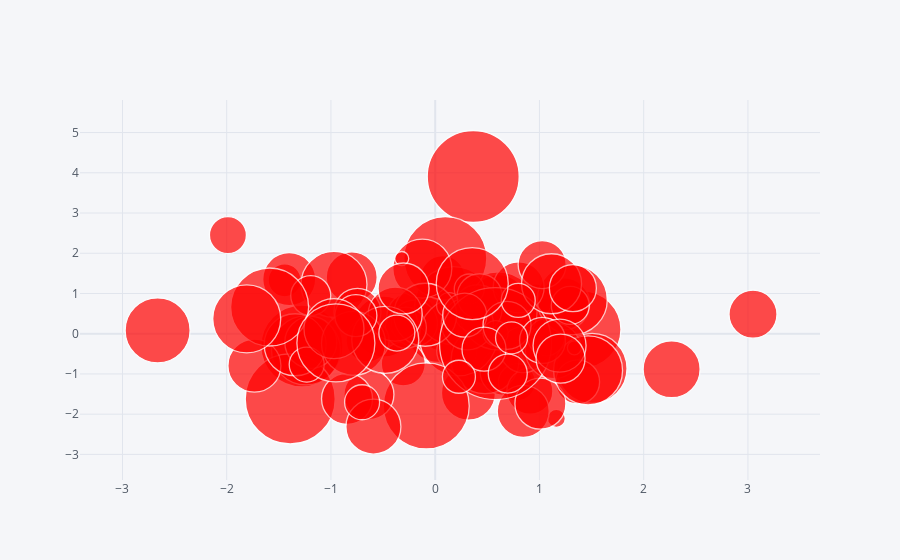

The notebook cell this image was saved under:
### Code cell
df.iplot(kind='bubble',x='A',y='B',size='C',colors='red')

### Figure 1 — Plotly figure (JSON) as saved in the notebook; plotly's stock layout.template omitted (floating-point values rounded to 4 significant figures)
{"data": [{"marker": {"color": ["red", "red", "red", "red", "red", "red", "red", "red", "red", "red", "red", "red", "red", "red", "red", "red", "red", "red", "red", "red", "red", "red", "red", "red", "red", "red", "red", "red", "red", "red", "red", "red", "red", "red", "red", "red", "red", "red", "red", "red", "red", "red", "red", "red", "red", "red", "red", "red", "red", "red", "red", "red", "red", "red", "red", "red", "red", "red", "red", "red", "red", "red", "red", "red", "red", "red", "red", "red", "red", "red", "red", "red", "red", "red", "red", "red", "red", "red", "red", "red", "red", "red", "red", "red", "red", "red", "red", "red", "red", "red", "red", "red", "red", "red", "red", "red", "red", "red", "red", "red"], "line": {"width": 1.3}, "size": [61, 82, 46, 59, 33, 49, 61, 69, 18, 44, 86, 53, 45, 46, 46, 78, 54, 47, 69, 42, 77, 12, 51, 40, 37, 29, 42, 90, 57, 66, 68, 52, 46, 52, 78, 78, 86, 53, 92, 83, 70, 41, 48, 46, 52, 47, 40, 49, 65, 56, 62, 78, 43, 70, 25, 52, 50, 44, 51, 25, 59, 30, 38, 68, 51, 37, 69, 51, 63, 54, 14, 37, 45, 57, 112, 44, 55, 48, 48, 35, 44, 60, 64, 46, 35, 39, 53, 67, 36, 34, 14, 42, 60, 33, 72, 78, 51, 32, 49, 47], "symbol": "circle"}, "mode": "markers", "text": "", "type": "scatter", "x": [-0.4949, -1.279, 0.07106, 1.062, -1.444, -0.2286, 1.003, 0.04485, 1.162, -0.3064, 0.5573, -1.4, 0.07214, -0.1993, 0.9636, 0.1777, 0.319, 0.6567, -1.239, 0.6738, 1.413, 0.8714, -0.8008, 0.2066, 0.7843, 0.3612, 0.4275, -1.391, 0.6063, -0.971, 0.4789, 1.234, 0.9082, 0.8446, 0.2213, 0.6041, -0.08588, -1.734, 0.3647, 0.09722, 1.505, -0.2811, 3.049, 0.8444, -1.193, -0.746, -1.194, 0.4062, -2.663, 1.134, -1.343, -1.588, -0.6484, 1.315, 0.1334, 0.3089, -0.6356, 1.366, -0.8457, 0.5793, -0.1236, 0.3266, 1.295, -1.808, 1.009, 1.064, 1.466, 0.8008, -0.0958, -0.3836, 1.335, -1.988, 0.4263, 2.268, 0.5787, 0.2831, -0.5928, 1.026, 0.6892, -1.233, 0.468, 1.116, -0.7839, 1.03, -0.7014, 0.696, 1.193, -0.4792, -0.368, 0.7967, -0.3211, -0.7608, -0.9711, 0.2276, 0.3553, -0.9527, -0.3035, 0.7325, 1.202, 1.321], "y": [0.1776, -0.3058, 0.1366, 0.01397, 1.327, 0.4245, 0.1399, 0.1365, -2.107, -0.7493, -0.2191, 1.355, 1.382, 0.2611, 0.6671, 0.6977, -1.477, -0.9467, -0.4162, 0.2312, 0.1053, -1.099, 1.401, -0.4347, -1.207, -0.03525, 0.1443, -1.62, 0.7627, 1.224, -0.6466, 0.7416, -1.429, -1.928, -0.07721, 0.5671, -1.796, -0.7942, 3.907, 1.876, -0.864, 0.1479, 0.4849, -0.3982, -0.2144, 0.5421, 0.947, 0.6079, 0.08237, -0.4207, -0.2752, 0.6632, -0.1673, 0.8427, 0.709, 0.2458, -1.514, -1.198, -1.618, 0.01229, 1.619, 1.111, 0.7018, 0.3702, -1.739, -0.08753, -0.9124, 1.153, 0.4715, 0.4849, -0.3512, 2.452, 0.931, -0.8835, -0.2445, 0.4607, -2.31, 1.717, 0.2073, -0.7663, -0.3838, 1.241, -0.2417, -0.1683, -1.704, -0.99, -0.2962, -0.1532, 0.01587, 0.8273, 1.869, 0.4497, 0.1256, -1.07, 1.247, -0.2282, 1.123, -0.1029, -0.6189, 1.131]}], "layout": {"legend": {"bgcolor": "#F5F6F9", "font": {"color": "#4D5663"}}, "paper_bgcolor": "#F5F6F9", "plot_bgcolor": "#F5F6F9", "title": {"font": {"color": "#4D5663"}}, "xaxis": {"gridcolor": "#E1E5ED", "showgrid": true, "tickfont": {"color": "#4D5663"}, "title": {"font": {"color": "#4D5663"}, "text": ""}, "zerolinecolor": "#E1E5ED"}, "yaxis": {"gridcolor": "#E1E5ED", "showgrid": true, "tickfont": {"color": "#4D5663"}, "title": {"font": {"color": "#4D5663"}, "text": ""}, "zerolinecolor": "#E1E5ED"}}}
